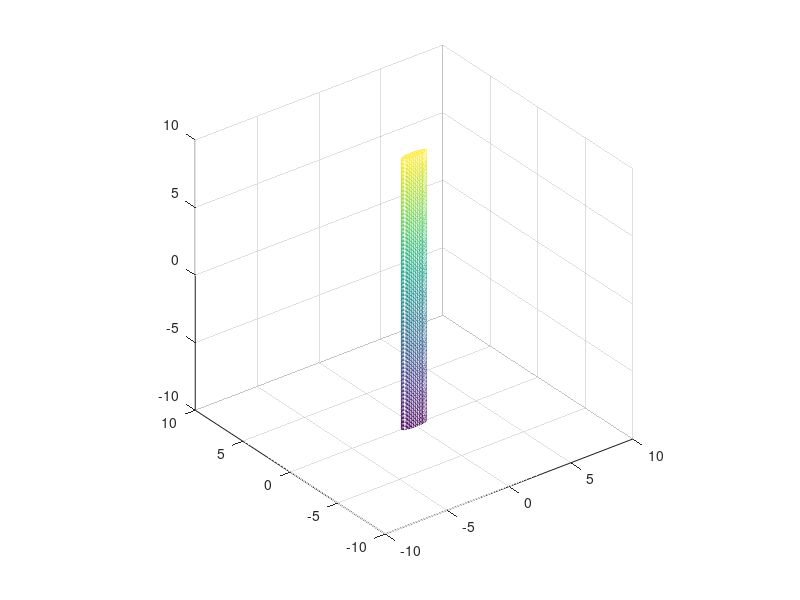

This figure's MATLAB source:
%z=[-3:0.1:-1,1:0.1:3];
%fc=[0:pi/20:2*pi];
%[Z,FI]=meshgrid(z,fc);
%R=sqrt(Z.^2-1);
%X=R.*cos(FI);
%Y=R.*sin(FI);
%mesh(X,Y,Z);

%z=[-1:0.1:1];
%fi=[0:pi/20:2*pi]
%[Z,FI]=meshgrid(z,fi);
%R=sqrt(1-z.^2);
%X=R.*cos(FI);
%Y=R.*sin(FI);
%mesh(X,Y,Z);
%axis equal;

z=[-10:0.1:10];
fi=[0:pi/20:2*pi];
[Z,FI]=meshgrid(z,fi);
R=1;
X=R.*cos(FI);
Y=R.*sin(FI)*0.25;
mesh(X,Y,Z);
axis equal;